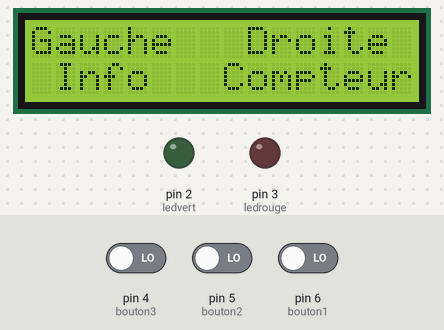
The sketch below on a simulated Arduino Uno, built with avr-gcc and run on an emulated ATmega328P. Shown: 16×2 character LCD, output pins drawn as LEDs (lit = HIGH). The test bench sets the inputs (shaded band); at power-on: pin 4 (bouton3) LOW, pin 5 (bouton2) LOW, pin 6 (bouton1) LOW.

Above: at 6.5 s.
6.6 s: pin 4 (bouton3) driven HIGH
At 9.2 s:
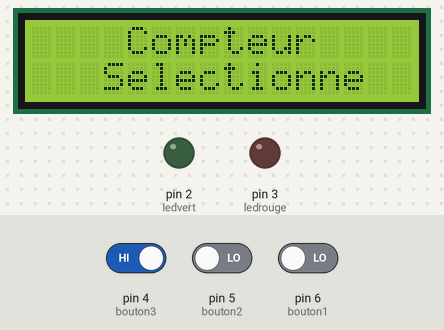
10.9 s: pin 5 (bouton2) driven HIGH
At 12.9 s:
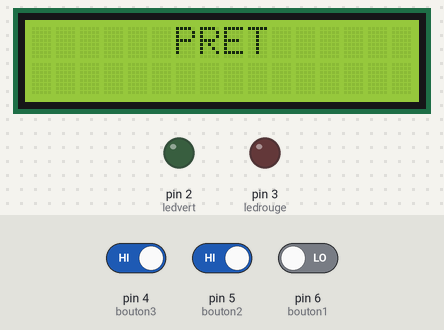
15.2 s: pin 5 (bouton2) driven LOW
At 17.8 s:
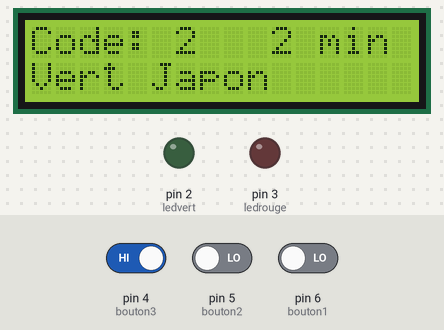
19.5 s: pin 5 (bouton2) driven HIGH
At 21.4 s:
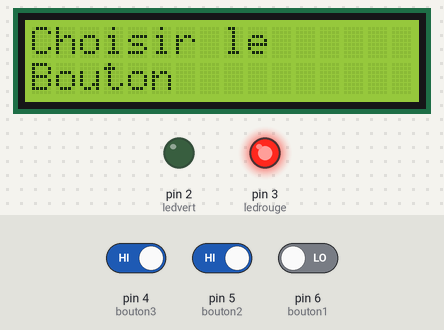
23.5 s: pin 5 (bouton2) driven LOW
At 27.5 s:
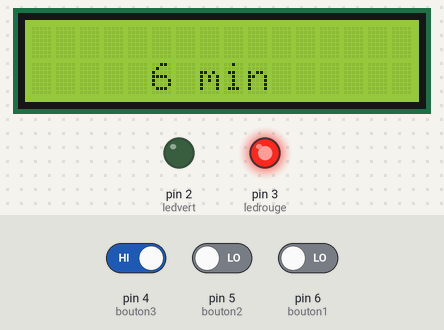
Timing chart, 0 to 28.5 s (numbered marks = the images above; inputs shaded):
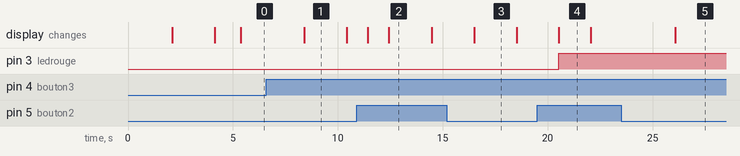

Measured:
- after the input at 6.6 s, the display: changes after 1.8 s (image 1)
- after the input at 10.9 s, the display: first differs from a run without the input after 1.5 s (image 2)
- after the input at 15.2 s, pin 3 (ledrouge): stays LOW (without the input it goes to HIGH after 1.3 s); the display: changes after 1.3 s (image 3)
- after the input at 19.5 s, pin 3 (ledrouge): LOW → HIGH after 1.0 s; the display: changes after 1.0 s (image 4)
- after the input at 23.5 s, the display: changes after 2.6 s (image 5)
- what the display in image 1 shows lasts 2.0 s, from 8.4 s to 10.4 s
- what the display in image 4 shows lasts 1.6 s, from 20.5 s to 22.1 s

The sketch:

La_Theiere.ino
```cpp
#include <LiquidCrystal_I2C.h>
#include <Wire.h>
LiquidCrystal_I2C lcd(0x27,16,2);
byte ledvert = 2;
byte ledrouge = 3;
byte bouton1 = 6; //Gauche
byte bouton2 = 5; //Centre
byte bouton3 = 4; //Droite
boolean gauche;
boolean centre;
boolean droite;
int cont = 0;
int taille = 6; //Changer aussi ligne 22
typedef struct{
  int code;
  String nom;
  unsigned long tic;
  unsigned long til;
  unsigned long ti;
  String tipe;
  int grames;
  int temp;
}thes;
thes the[6]; //Changer aussi ligne 10

void setup() {
  pinMode(ledvert, OUTPUT);
  pinMode(ledrouge, OUTPUT);
  pinMode(bouton1, INPUT);
  pinMode(bouton2, INPUT);
  pinMode(bouton3, INPUT);
  gauche = false;
  centre = false;
  droite = false;
  lcd.init();
  lcd.backlight();
  lcd.clear();
  lcd.setCursor(2,0);
  lcd.print("Allumage en");
  lcd.setCursor(5,1);
  lcd.print("cours");
  delay(2000);
  lcd.clear();
  lcd.setCursor(3,0);
  lcd.print("La Theiere");
  lcd.setCursor(2,1);
  lcd.print("Version  1.1");
  delay(2000);
  lcd.clear();
  lcd.setCursor(2,0);
  lcd.print(" Choisir le");
  lcd.setCursor(4,1);
  lcd.print(" Bouton");
  delay(1200);
  lcd.clear();

  the[0].code = 0;
  the[0].nom = "Vert Chine";
  the[0].tic = 12000;  // 2 min
  the[0].til = 300000; // 5 min
  the[0].ti = 240000;  // 4 min
  the[0].tipe = "Vert";
  the[0].grames = 5;
  the[0].temp = 75;

  the[1].code = 1;
  the[1].nom = "Vert Japon";
  the[1].tic = 60000; // 1 min
  the[1].til = 180000;// 3 min
  the[1].ti = 120000; // 2 min
  the[1].tipe = "Vert";
  the[1].grames = 6;
  the[1].temp = 75;

  the[2].code = 2;
  the[2].nom = "Noir Chine";
  the[2].tic = 240000;  // 4 min
  the[2].til = 360000;  // 6 min
  the[2].ti = 300000;   // 5 min
  the[2].tipe = "Noir";
  the[2].grames = 6;
  the[2].temp = 90;

  the[3].code = 3;
  the[3].nom = "Darjeeling Aut";
  the[3].tic = 240000;  // 4 min
  the[3].til = 360000;  // 6 min
  the[3].ti = 300000;   // 5 min
  the[3].tipe = "Noir";
  the[3].grames = 10;
  the[3].temp = 90;

  the[4].code = 4;
  the[4].nom = "Pu Erh";
  the[4].tic = 240000;  // 4 min
  the[4].til = 360000;  // 6 min
  the[4].ti = 300000;   // 5 min
  the[4].tipe = "Pu Erh";
  the[4].grames = 6;
  the[4].temp = 95;

  the[5].code = 5;
  the[5].nom = "Rooibos";
  the[5].tic = 240000;  // 4 min
  the[5].til = 360000;  // 6 min
  the[5].ti = 300000;   // 5 min
  the[5].tipe = "Rooibos";
  the[5].grames = 6;
  the[5].temp = 95;
}

void loop() {
  reset();
  lcd.clear();
  lcd.setCursor(0,0);
  lcd.print("Gauche   Droite");
  lcd.setCursor(0,1);
  lcd.print(" Info   Compteur");
  delay(2000);
  do{
    if(digitalRead(bouton1) == HIGH){
      gauche = true;
    }
    if(digitalRead(bouton3) == HIGH){
      droite = true;
    }
    delay(1000);
  }while(gauche == false && droite == false);
  if(gauche == true){ //Info
    lcd.clear();
    lcd.setCursor(6,0);
    lcd.print("Info");
    lcd.setCursor(3,1);
    lcd.print("Selectionne");
    delay(2000);
    for(int i = 0; i <= (taille - 1); i++){
      info(i);
    }
  }
  else if(droite == true ){ //Compteur
    lcd.clear();
    lcd.setCursor(4,0);
    lcd.print("Compteur");
    lcd.setCursor(3,1);
    lcd.print("Selectionne");
    delay(2000);
    reset();
    lcd.clear();
    lcd.setCursor(0,0);
    lcd.print("Gauche   Droite");
    lcd.setCursor(0,1);
    lcd.print("   -1      +1");
    delay(1000);
    lcd.clear();
    lcd.setCursor(5,0);
    lcd.print("Centre");
    lcd.setCursor(7,1);
    lcd.print("OK");
    reset();
    do{
      if(digitalRead(bouton2) == HIGH){
        centre = true;
      }
      delay(1000);
    }while(centre == false);
    reset();
    lcd.clear();
    lcd.setCursor(6,0);
    lcd.print("PRET");
    delay(2000);
    do{
      reset();
      lcd.clear();
      lcd.setCursor(0,0);
      lcd.print("Code:");
      lcd.setCursor(6,0);
      lcd.print(cont + 1);
      lcd.setCursor(10,0);
      lcd.print((the[cont].ti / 60000));
      lcd.setCursor(12,0);
      lcd.print("min");
      lcd.setCursor(0,1);
      lcd.print(the[cont].nom);
      //delay(2000);
      do{
        reset();
        if(digitalRead(bouton1) == HIGH){
          gauche = true;
        }
        if(digitalRead(bouton2) == HIGH){
          centre = true;
        }
        if(digitalRead(bouton3) == HIGH){
          droite = true;
        }
        if(gauche == true){ //-1
          cont--;
        }
        if(droite == true){ //+1
          cont++;
        }
        if(cont > cant()){
          cont--;
        }
        if(cont < 0){
          cont++;
        }
        //delay(2000);
      }while((gauche == false) && (centre == false) && (droite == false));
      centre = false;
      delay(2000);
      if(digitalRead(bouton2) == HIGH){
          centre = true;
        }
    }while(centre == false); //Repeter jusqu'à presser le bouton confirmer.
    reset();
    compteur(cont);
    cont = 0;
    delay(1500);
  }
}
void info(int code){// Montre les infor sur le thé choisi sur les deux lignes du lcd 16x02
  lcd.clear();
  lcd.setCursor(0,0);
  lcd.print(code);
  lcd.setCursor(2,0);
  lcd.print(the[code].nom);
  lcd.setCursor(0,1);
  lcd.print((the[code].ti / 60000));
  lcd.setCursor(2,1);
  lcd.print("min");
  lcd.setCursor(7,1);
  lcd.print(the[code].temp);
  lcd.setCursor(10,1);
  lcd.print("C");
  lcd.setCursor(12,1);
  lcd.print(the[code].grames);
  lcd.setCursor(14,1);
  lcd.print("gr");
  delay(3000);
  lcd.clear();
  lcd.setCursor(0,0);
  lcd.print(code);
  lcd.setCursor(2,0);
  lcd.print(the[code].nom);
  lcd.setCursor(0,1);
  lcd.print("Tipe:");
  lcd.setCursor(7,1);
  lcd.print(the[code].tipe);
  delay(1500);
}
void compteur(int code){//Compte le temps d'infusion de du thé choisi , selon le mode selectione , et allume la ledvert quand le temps es ecoule
  lcd.clear();
  digitalWrite(ledrouge,HIGH);
  lcd.setCursor(0,0);
  lcd.print("Choisir le");
  lcd.setCursor(0,1);
  lcd.print("Bouton");
  delay(1500);
  lcd.clear();
  lcd.setCursor(0,0);
  lcd.print("Court      Long");
  lcd.setCursor(0,1);
  lcd.print("     Normal");
  delay(4000);
  if(digitalRead(bouton1) == HIGH){ //Court
    lcd.clear();
    lcd.setCursor(2,0);
    lcd.print("..ATTENDEZ..");
    lcd.setCursor(5,1);
    lcd.print(the[code].tic / 60000);
    lcd.setCursor(7,1);
    lcd.print("min");
    delay(the[code].tic);
  }
  if(digitalRead(bouton2) == HIGH){ // Normal
    lcd.clear();
    lcd.setCursor(2,0);
    lcd.print("..ATTENDEZ..");
    lcd.setCursor(5,1);
    lcd.print(the[code].ti / 60000);
    lcd.setCursor(7,1);
    lcd.print("min");
    delay(the[code].ti);
  }
  if(digitalRead(bouton3) == HIGH){ // Long
    lcd.clear();
    lcd.setCursor(2,0);
    lcd.print("..ATTENDEZ..");
    lcd.clear();
    lcd.setCursor(5,1);
    lcd.print(the[code].til / 60000);
    lcd.setCursor(7,1);
    lcd.print("min");
    delay(the[code].til);
  }
  digitalWrite(ledrouge,LOW);
  digitalWrite(ledvert,HIGH);
  lcd.clear();
  lcd.setCursor(3,0);
  lcd.print("...PRET...");
  delay(1000);
  do{
    delay(1000);
  }while(digitalRead(bouton1) == LOW && digitalRead(bouton2) == LOW && digitalRead(bouton3) == LOW);
  digitalWrite(ledvert,LOW);
}
int cant(){//montre la cantite de thé registres
  return taille - 1;
}
void reset(){
  gauche = false;
  centre = false;
  droite = false;
}
```
